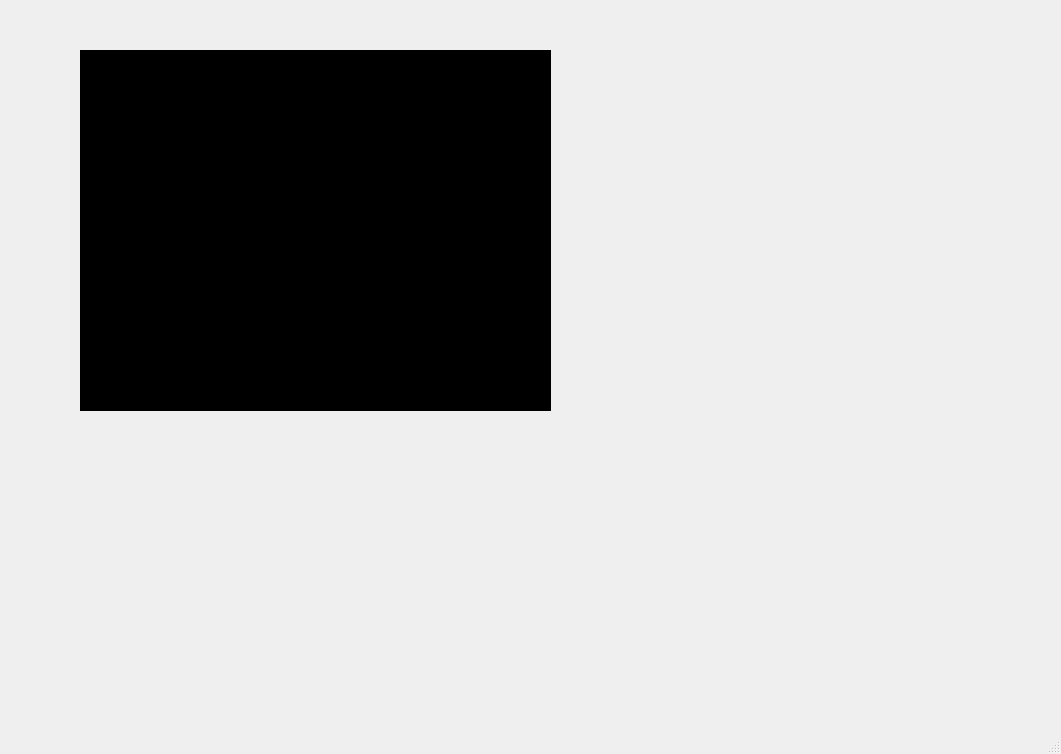
<?xml version="1.0" encoding="UTF-8"?>
<ui version="4.0">
 <class>MainWindow</class>
 <widget class="QMainWindow" name="MainWindow">
  <property name="geometry">
   <rect>
    <x>0</x>
    <y>0</y>
    <width>1061</width>
    <height>754</height>
   </rect>
  </property>
  <property name="sizePolicy">
   <sizepolicy hsizetype="Expanding" vsizetype="Expanding">
    <horstretch>1</horstretch>
    <verstretch>1</verstretch>
   </sizepolicy>
  </property>
  <property name="sizeIncrement">
   <size>
    <width>1</width>
    <height>1</height>
   </size>
  </property>
  <property name="baseSize">
   <size>
    <width>1</width>
    <height>1</height>
   </size>
  </property>
  <property name="windowTitle">
   <string>MainWindow</string>
  </property>
  <widget class="QWidget" name="centralwidget">
   <property name="sizePolicy">
    <sizepolicy hsizetype="Expanding" vsizetype="Expanding">
     <horstretch>0</horstretch>
     <verstretch>0</verstretch>
    </sizepolicy>
   </property>
   <property name="maximumSize">
    <size>
     <width>947</width>
     <height>16777215</height>
    </size>
   </property>
   <widget class="QWidget" name="widget" native="true">
    <property name="geometry">
     <rect>
      <x>80</x>
      <y>50</y>
      <width>471</width>
      <height>361</height>
     </rect>
    </property>
    <property name="sizePolicy">
     <sizepolicy hsizetype="Expanding" vsizetype="Expanding">
      <horstretch>1</horstretch>
      <verstretch>1</verstretch>
     </sizepolicy>
    </property>
    <property name="sizeIncrement">
     <size>
      <width>1</width>
      <height>1</height>
     </size>
    </property>
    <property name="styleSheet">
     <string notr="true">background-color: rgb(0, 0, 0);</string>
    </property>
   </widget>
  </widget>
  <widget class="QMenuBar" name="menubar">
   <property name="geometry">
    <rect>
     <x>0</x>
     <y>0</y>
     <width>1061</width>
     <height>22</height>
    </rect>
   </property>
  </widget>
  <widget class="QStatusBar" name="statusbar"/>
 </widget>
 <resources/>
 <connections/>
</ui>
